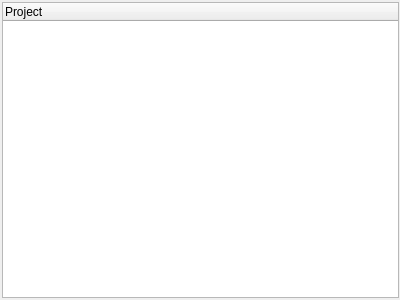
<?xml version="1.0" encoding="UTF-8"?>
<ui version="4.0">
 <class>SDProjectexplorer</class>
 <widget class="QWidget" name="SDProjectexplorer">
  <property name="geometry">
   <rect>
    <x>0</x>
    <y>0</y>
    <width>400</width>
    <height>300</height>
   </rect>
  </property>
  <property name="sizePolicy">
   <sizepolicy hsizetype="Preferred" vsizetype="Preferred">
    <horstretch>0</horstretch>
    <verstretch>0</verstretch>
   </sizepolicy>
  </property>
  <property name="windowTitle">
   <string>Form</string>
  </property>
  <layout class="QGridLayout" name="gridLayout">
   <property name="leftMargin">
    <number>2</number>
   </property>
   <property name="topMargin">
    <number>2</number>
   </property>
   <property name="rightMargin">
    <number>1</number>
   </property>
   <property name="bottomMargin">
    <number>2</number>
   </property>
   <property name="spacing">
    <number>2</number>
   </property>
   <item row="0" column="0">
    <widget class="QTreeWidget" name="projectTreeWidget">
     <property name="styleSheet">
      <string notr="true"/>
     </property>
     <property name="dragEnabled">
      <bool>false</bool>
     </property>
     <column>
      <property name="text">
       <string>Project</string>
      </property>
     </column>
    </widget>
   </item>
  </layout>
 </widget>
 <resources/>
 <connections/>
</ui>
